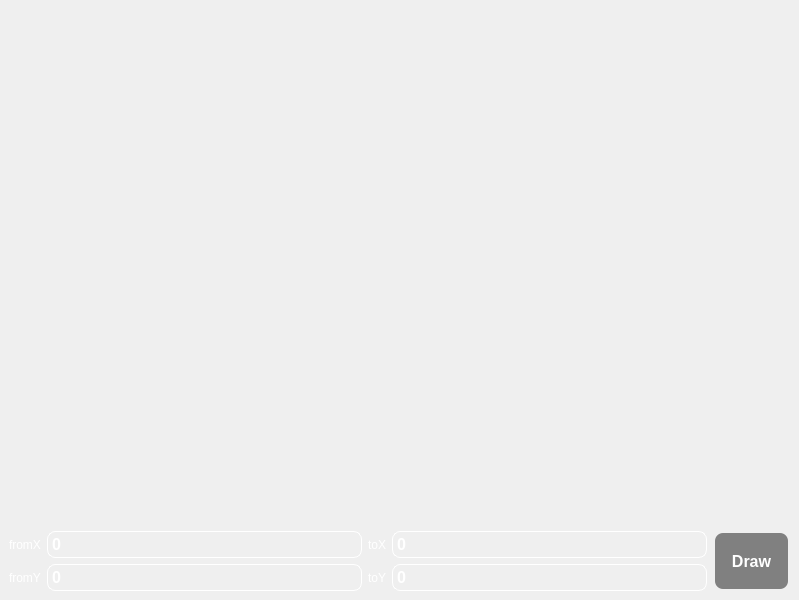
<?xml version="1.0" encoding="UTF-8"?>
<ui version="4.0">
 <class>PlotWindow</class>
 <widget class="QMainWindow" name="PlotWindow">
  <property name="geometry">
   <rect>
    <x>0</x>
    <y>0</y>
    <width>799</width>
    <height>600</height>
   </rect>
  </property>
  <property name="windowTitle">
   <string>MainWindow</string>
  </property>
  <property name="styleSheet">
   <string notr="true"/>
  </property>
  <widget class="QWidget" name="centralwidget">
   <property name="styleSheet">
    <string notr="true">QWidget#centralwidget {
        background-color: &quot;#363636&quot;;
}

QCustomPlot {
	border-radius: 8px;
}

QPushButton {
        border-radius: 8px;
        color: white;
        background-color: grey;
        font-size: 14px;
		padding: 5px;
        font-weight: bold;
}

QPushButton:hover:!pressed {
        border: 4px solid white;
}

QLabel {
	color: white;
}

QLineEdit {
        border: 1px solid white;
        border-radius: 8px;
        background-color: transparent;
        font-size: 16px;
		padding: 2px;
        color: white;
        font-weight: bold;
}</string>
   </property>
   <layout class="QVBoxLayout" name="verticalLayout_4" stretch="10,1">
    <item>
     <widget class="QCustomPlot" name="plot" native="true"/>
    </item>
    <item>
     <layout class="QHBoxLayout" name="horizontalLayout_2">
      <item>
       <layout class="QVBoxLayout" name="verticalLayout_2">
        <item>
         <layout class="QHBoxLayout" name="horizontalLayout">
          <item>
           <widget class="QLabel" name="label">
            <property name="sizePolicy">
             <sizepolicy hsizetype="Minimum" vsizetype="Minimum">
              <horstretch>0</horstretch>
              <verstretch>0</verstretch>
             </sizepolicy>
            </property>
            <property name="text">
             <string>fromX</string>
            </property>
           </widget>
          </item>
          <item>
           <widget class="QLineEdit" name="fromXEdit">
            <property name="text">
             <string>0</string>
            </property>
           </widget>
          </item>
          <item>
           <widget class="QLabel" name="label_2">
            <property name="text">
             <string>toX</string>
            </property>
           </widget>
          </item>
          <item>
           <widget class="QLineEdit" name="toXEdit">
            <property name="text">
             <string>0</string>
            </property>
           </widget>
          </item>
         </layout>
        </item>
        <item>
         <layout class="QHBoxLayout" name="horizontalLayout_3">
          <item>
           <widget class="QLabel" name="label_3">
            <property name="text">
             <string>fromY</string>
            </property>
           </widget>
          </item>
          <item>
           <widget class="QLineEdit" name="fromYEdit">
            <property name="text">
             <string>0</string>
            </property>
           </widget>
          </item>
          <item>
           <widget class="QLabel" name="label_4">
            <property name="text">
             <string>toY</string>
            </property>
           </widget>
          </item>
          <item>
           <widget class="QLineEdit" name="toYEdit">
            <property name="text">
             <string>0</string>
            </property>
           </widget>
          </item>
         </layout>
        </item>
       </layout>
      </item>
      <item>
       <widget class="QPushButton" name="redrawBtn">
        <property name="sizePolicy">
         <sizepolicy hsizetype="Minimum" vsizetype="Minimum">
          <horstretch>0</horstretch>
          <verstretch>0</verstretch>
         </sizepolicy>
        </property>
        <property name="styleSheet">
         <string notr="true">QPushButton {
	background-color: &quot;#a2a2d0&quot;;
	padding: 16px;
	margin: 2px;
	font-size: 16px;
}

QPushButton:pressed { background-color: &quot;#aaa2a2d0&quot; }</string>
        </property>
        <property name="text">
         <string>Draw</string>
        </property>
       </widget>
      </item>
     </layout>
    </item>
   </layout>
  </widget>
 </widget>
 <customwidgets>
  <customwidget>
   <class>QCustomPlot</class>
   <extends>QWidget</extends>
   <header>qcustomplot.h</header>
   <container>1</container>
  </customwidget>
 </customwidgets>
 <resources/>
 <connections/>
</ui>
